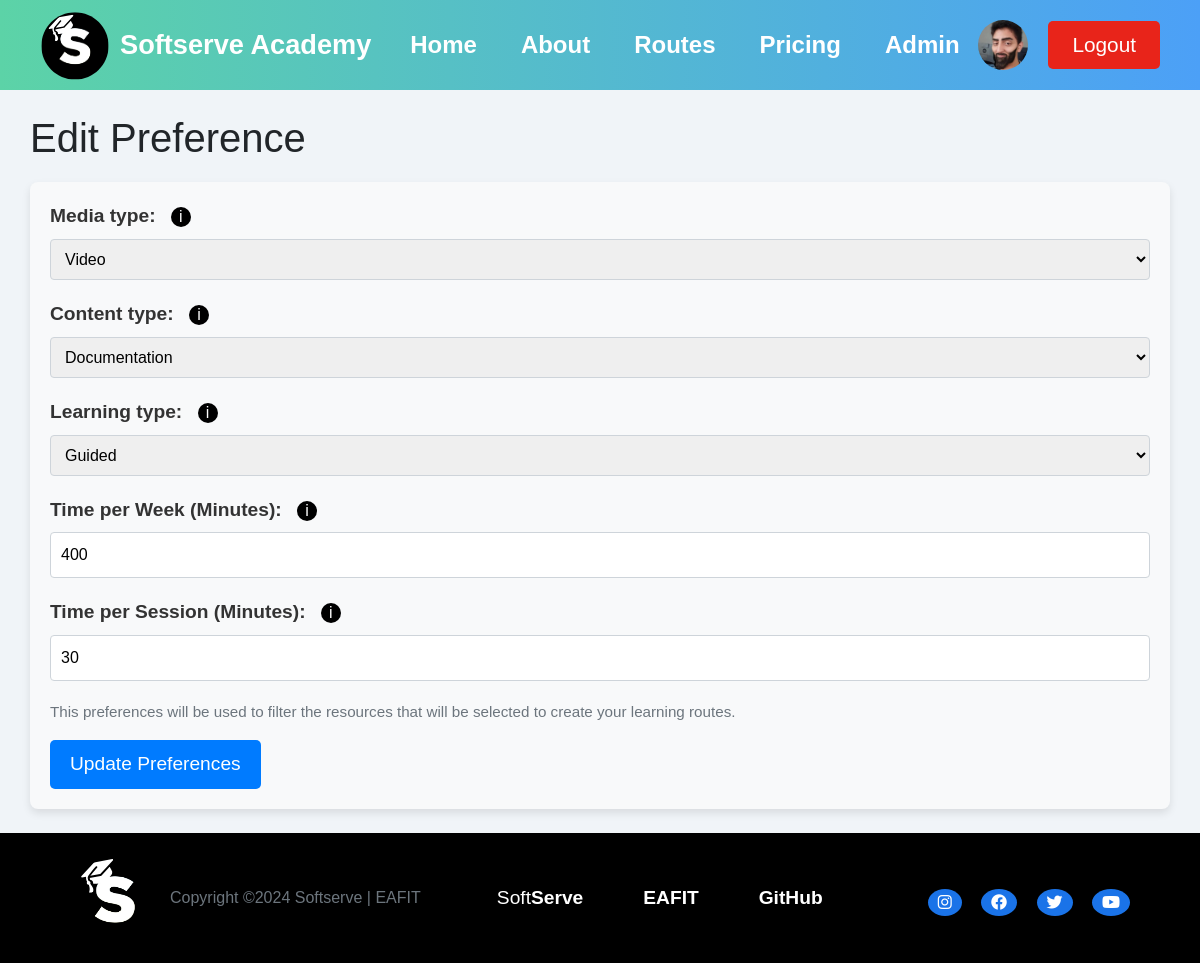
The page /preference/create/ (signed in) on the database its author committed.
### user/models.py (models this page shows, shortened)
class User(AbstractBaseUser, PermissionsMixin):
    id = models.AutoField(primary_key=True)
    name = models.CharField(max_length=100)
    password = models.CharField(max_length=100)
    email = models.EmailField(unique=True)
    image = models.ImageField(upload_to="user/images/", blank=True)
    preference = models.ForeignKey(
        Preference, on_delete=models.SET_NULL, blank=True, null=True
    )
    current_skills = models.ManyToManyField(
        SkillLevel, related_name="users_current", blank=True
    )
    target_skills = models.ManyToManyField(
        SkillLevel, related_name="users_target", blank=True
    )
    learning_routes = models.ManyToManyField(
        LearningRoute, related_name="users_route", blank=True
    )
    is_active = models.BooleanField(default=True)
    is_staff = models.BooleanField(default=False)
    is_superuser = models.BooleanField(default=False)
    objects = UserManager()
    USERNAME_FIELD = "email"
    REQUIRED_FIELDS = ["name"]

### preference/models.py (models this page shows)
class Preference(models.Model):
    id = models.AutoField(primary_key=True)
    media_type = models.CharField(max_length=100, choices=MEDIA_TYPE_CHOICES)
    content_type = models.CharField(max_length=100, choices=CONTENT_TYPE_CHOICES)
    learning_type = models.CharField(max_length=100, choices=LEARNING_TYPE_CHOICES)
    time_per_week = models.IntegerField(
        validators=[MinValueValidator(5), MaxValueValidator(6000)]
    )
    time_per_session = models.IntegerField(
        validators=[MinValueValidator(5), MaxValueValidator(600)]
    )

### preference/views.py (the view)
@login_required
def create(request):
    user = request.user  # Use the logged-in user
    if request.method == "POST":
        form = PreferenceForm(request.POST, instance=user.preference)
        if form.is_valid():
            preference = form.save()
            user.preference = preference
            user.save()
            return redirect("user")
        else:
            return render(request, "preference_create.html", {"form": form})
    else:
        form = PreferenceForm(instance=user.preference)
    return render(request, "preference_create.html", {"form": form})

### preference/forms.py (shortened to what this page needs)
class PreferenceForm(forms.ModelForm):
    class Meta:
        model = Preference  # Asegúrate de que esto corresponda a tu modelo
        fields = [
            "media_type",
            "content_type",
            "learning_type",
            "time_per_week",
            "time_per_session",
        ]

### learning_route/models.py (called while the page is built)
    def __str__(self):
        return self.skill_level.skill.name + " - " + str(self.skill_level.level)

### preference/templates/preference_create.html (shortened to what this page needs)
{% extends "base.html" %}
{% load static %}
{% block extra_css %}
<link rel="stylesheet" href="{% static 'css/preferenceform.css' %}">
{% endblock %}
{% block content %}
<br>
<h1>{% if form.instance.pk %}Edit{% else %}Create{% endif %} Preference</h1>
<form method="post">
    <div class="form-group">
        <label for="{{ form.media_type.id_for_label }}">
            Media type:
            <button type="button" class="info-button" onclick="toggleInfo('mediaTypeInfo')">i</button>
        </label>
        {{ form.media_type }}
    </div>
    <div class="form-group">
        <label for="{{ form.content_type.id_for_label }}">
            Content type:
            <button type="button" class="info-button" onclick="toggleInfo('contentTypeInfo')">i</button>
        </label>
        {{ form.content_type }}
    </div>
    <div class="form-group">
        <label for="{{ form.learning_type.id_for_label }}">
            Learning type:
            <button type="button" class="info-button" onclick="toggleInfo('learningTypeInfo')">i</button>
        </label>
        {{ form.learning_type }}
    </div>
    <div class="form-group">
        <label for="{{ form.time_per_week.id_for_label }}">
            Time per Week (Minutes):
            <button type="button" class="info-button" onclick="toggleInfo('timePerWeekInfo')">i</button>
        </label>
        {{ form.time_per_week }}
    </div>
    <div class="form-group">
        <label for="{{ form.time_per_session.id_for_label }}">
            Time per Session (Minutes):
            <button type="button" class="info-button" onclick="toggleInfo('timePerSessionInfo')">i</button>
        </label>
        {{ form.time_per_session }}
    </div>
    <p>This preferences will be used to filter the resources that will be selected to create your learning routes.</p>
    <button type="submit" class="btn btn-primary">{% if form.instance.pk %}Update{% else %}Save{% endif %}
        Preferences</button>
</form>
<br>
{% endblock %}

### SoftServeAcademy/templates/base.html (shortened to what this page needs)
<!DOCTYPE html>
<html lang="en">
{% load static %}
<head>
    <link rel="stylesheet" href="https://stackpath.bootstrapcdn.com/bootstrap/4.5.2/css/bootstrap.min.css">
    <link href="https://cdnjs.cloudflare.com/ajax/libs/select2/4.0.13/css/select2.min.css" rel="stylesheet" />
    <link rel="stylesheet" href="https://cdnjs.cloudflare.com/ajax/libs/font-awesome/6.4.0/css/all.min.css">
    <link rel="stylesheet" href="{% static 'css/header.css' %}">
    <link rel="stylesheet" href="{% static 'css/footer.css' %}">
    <link rel="stylesheet" href="{% static 'css/base.css' %}">
    {% block extra_css %}{% endblock %}
</head>
<body>
    <div class="wrapper">
        <header>
            <div class="logo">
                <a href="{% url 'home' %}"><img src="{% static 'images/2.svg' %}" alt="Logo"></a>
                <a href="{% url 'home' %}"><span>Softserve Academy</span></a>
            </div>
            <nav>
                <ul id="nav-links">
                    <li><a href="{% url 'home' %}">Home</a></li>
                    <li><a href="{% url 'about' %}">About</a></li>
                    {% if user.is_authenticated %}
                    <li class="dropdown">
                        <a href="{% url 'learning_route' %}">Routes</a>
                    </li>
                    {% endif %}
                    <li><a href="{% url 'pricing' %}">Pricing</a></li>
                    {% if user.is_superuser %}
                    <li class="dropdown">
                        <a href="{% url 'admin:index' %}">Admin</a>
                    </li>
                    {% endif %}
                </ul>
            </nav>
            <div class="auth-buttons">
                {% if user.is_authenticated %}
                <a href="{% url 'user' %}">
                    {% if user.image %}
                    <img src="{{ user.image.url }}" alt="User Photo" class="user-image img-fluid">
                    {% else %}
                    <img src="{% static 'images/default-user.png' %}" alt="Default User Photo" class="user-image img-fluid">
                    {% endif %}
                </a>
                <a href="{% url 'logout' %}" class="get-logout-btn">Logout</a>
                {% else %}
                <a href="{% url 'login' %}" class="login-btn">Login</a>
                <a href="{% url 'register' %}" class="get-started-btn">Get Started</a>
                {% endif %}
            </div>
        </header>
        <div class="container">
            {% block content %}
            {% endblock %}
        </div>
        <footer>
            <div class="footer-container">
                <div class="footer-left">
                    <img src="{% static 'images/2.svg' %}" alt="Logo">
                    <p>Copyright ©2024 Softserve | EAFIT</p>
                </div>
                <div class="footer-right">
                    <ul>
                        <li><a href="https://career.softserveinc.com/es/about/colombia">Soft<b>Serve</b></a></li>
                        <li><a href="https://www.eafit.edu.co/"><b>EAFIT</b></a></li>
                        <li><a href="https://github.com/QuitoTactico/SoftServe-Academy"><b>GitHub</b></a></li>
                    </ul>
                    <div class="social-media">
                        <a href="https://www.instagram.com/softserve_people/"><i class="fab fa-instagram"></i></a>
                        <a href="https://www.facebook.com/SoftServeColombia/"><i class="fab fa-facebook"></i></a>
                        <a href="https://x.com/SoftServeInc"><i class="fab fa-twitter"></i></a>
                        <a href="https://www.youtube.com/@SoftServeInc"><i class="fab fa-youtube"></i></a>
                    </div>
                </div>
            </div>
        </footer>
    </div>
</body>
</html>

### static/css/header.css (style rules this page uses)
* { margin: 0; padding: 0; }
dl, ol, ul { margin-top: 0; margin-bottom: 0rem; }
body { font-family: 'Segoe UI', Tahoma, Geneva, Verdana, sans-serif; background-color: #f0f4f8; }
.wrapper header .auth-buttons a .user-image { width: 50px; height: 50px; border-radius: 50%; margin-right: 10px; object-fit: cover; transition: filter 0.3s; }
header { display: flex; justify-content: space-between; align-items: center; padding: 10px 20px; background: linear-gradient(to right, #5cd3a7, #4ca0f7); position: relative; z-index: 2; }
.logo { display: flex; align-items: center; }
.logo img { width: fit-content; height: 70px; margin-right: 10px; margin-left: 20px; }
.logo a span { font-size: 1.7rem; font-weight: bold; color: #fff; cursor: pointer; text-decoration: none; }
nav ul { list-style: none; display: flex; align-items: center; }
nav ul li { margin-left: 20px; position: relative; }
nav ul li a { text-decoration: none; color: #fff; font-weight: bold; font-size: 1.5rem; padding: 2px 12px; }
.auth-buttons { display: flex; align-items: center; margin-right: 20px; }
.auth-buttons .get-logout-btn { text-decoration: none; background-color: #e8241a; color: #fff; padding: 8px 24px; border-radius: 5px; margin-left: 10px; font-size: 1.3rem; }

### static/css/footer.css (style rules this page uses)
html, body { height: 100%; margin: 0; display: flex; flex-direction: column; }
.wrapper { display: flex; flex-direction: column; justify-content: space-between; flex: 1; }
footer { background-color: #000; color: #fff; padding: 20px 0; width: 100%; }
.footer-container { display: flex; justify-content: space-between; align-items: center; flex-wrap: wrap; margin-inline: 50px; padding: 0 20px; }
.footer-left { display: flex; align-items: center; }
.footer-left img { height: 90px; margin-right: 10px; }
.footer-left p { margin: 0; font-size: 1rem; }
.footer-right { display: flex; align-items: center; justify-content: flex-end; }
.footer-right ul { list-style: none; display: flex; padding: 0; margin-right: 60px; }
.footer-right ul li { margin: 0 30px; }
.footer-right ul li a { color: #fff; text-decoration: none; font-size: 1.2rem; }
.footer-right .social-media { margin-top: 10px; }
.footer-right .social-media a { color: #fff; font-size: 1rem; margin-left: 15px; text-decoration: none; background-color: #1a73e8; padding: 5px 10px; border-radius: 100%; }

### static/css/base.css (style rules this page uses)
* { margin: 0; padding: 0; box-sizing: content-box; }
dl, ol, ul { margin-top: 0; margin-bottom: 0rem; }
body { font-family: Arial, sans-serif; background-color: #f0f4f8; }

### static/css/preferenceform.css (style rules this page uses)
form { margin-top: 20px; padding: 20px; background-color: #f8f9fa; border-radius: 8px; box-shadow: 0 4px 8px rgba(0, 0, 0, 0.1); }
.form-group { margin-bottom: 20px; }
label { font-size: 1.2rem; font-weight: bold; color: #333; }
input, select, textarea { padding: 10px; font-size: 16px; border-radius: 4px; border: 1px solid #ced4da; width: 100%; box-sizing: border-box; transition: border-color 0.3s ease; }
.btn-primary { background-color: #007bff; border: none; color: white; padding: 10px 20px; font-size: 1.2rem; border-radius: 5px; cursor: pointer; transition: background-color 0.3s ease; }
p { font-size: 0.95rem; color: #6c757d; margin-top: 15px; }
.info-button { background-color: #000; border: none; color: #fff; cursor: pointer; font-size: 1rem; width: 20px; height: 20px; border-radius: 50%; display: inline-flex; align-items: center; justify-content: center; margin-left: 10px; }

### rows shown on the page
User: image (picture)
Preference: media_type "Video", content_type "Documentation", learning_type "Guided", time_per_week "400", time_per_session "30"
